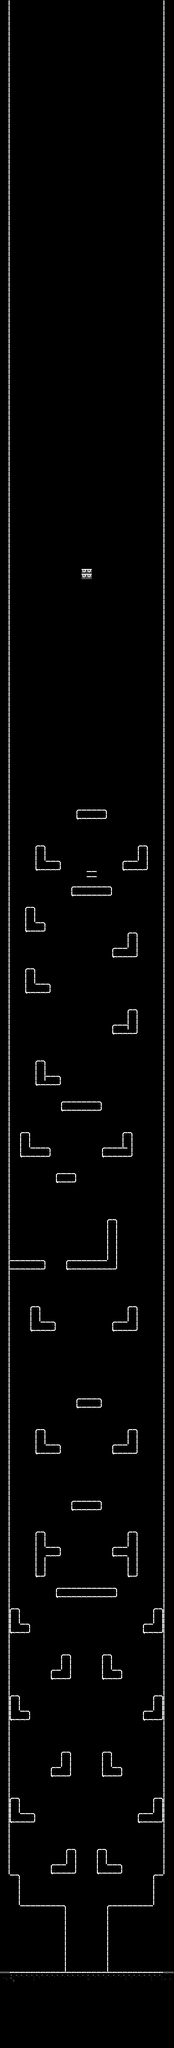

A level layout from a 2D game, rendered from its tile map. Below: a short description, then the map file with tile-grid data replaced by summaries:
An orthogonal 34x400 tile map with 16x16 px tiles, 1 tile layer (Graphics) and 145 objects (5x 38, 5x 14, 4x 37, 2x 1, 2x 44, ...).

<map version="1.9" tiledversion="1.9.2" orientation="orthogonal" renderorder="left-up" width="34" height="400" tilewidth="16" tileheight="16" infinite="0" nextlayerid="17" nextobjectid="611">
 <editorsettings>
  <export target="testmapGraphics.lua" format="lua" />
 </editorsettings>
 <tileset firstgid="1" name="testTileset" tilewidth="16" tileheight="16" tilecount="352" columns="16">
  <image source="testTileset.png" width="256" height="352" />
 </tileset>
 <objectgroup id="16" name="Players">
  <object id="230" name="PlayerB" x="287.667" y="6123" width="24" height="24">
   <properties>
    <property name="attackKey" value="down" />
    <property name="colorB" type="int" value="0" />
    <property name="colorG" type="int" value="233" />
    <property name="colorR" type="int" value="1" />
    <property name="jumpKey" value="up" />
    <property name="leftMovementKey" value="left" />
    <property name="rightMovementKey" value="right" />
   </properties>
  </object>
  <object id="231" name="PlayerA" x="246.167" y="6121" width="24" height="24">
   <properties>
    <property name="attackKey" value="s" />
    <property name="colorB" type="int" value="233" />
    <property name="colorG" type="int" value="0" />
    <property name="colorR" type="int" value="0" />
    <property name="jumpKey" value="w" />
    <property name="leftMovementKey" value="a" />
    <property name="rightMovementKey" value="d" />
   </properties>
  </object>
 </objectgroup>
 <objectgroup id="15" name="Wall">
  <object id="117" name="2" x="-16" y="208" width="48" height="6433.67" />
  <object id="118" name="1" x="512" y="-36" width="48" height="6436.67" />
  <object id="119" x="208.651" y="5776.15" width="31.4545" height="79.75" />
  <object id="120" x="304.151" y="5776.82" width="32" height="79" />
  <object id="121" x="192.651" y="5472.21" width="31.6364" height="79.6364" />
  <object id="123" x="97.1666" y="5663.94" width="15.8182" height="32.1818" />
  <object id="124" x="320.151" y="5471.99" width="31.5833" height="80" />
  <object id="125" x="432.818" y="5663.99" width="15.4167" height="32" />
  <object id="127" x="192.334" y="3440" width="16.3333" height="32" />
  <object id="128" x="290.291" y="3441.32" width="14" height="31" />
  <object id="129" x="144.629" y="3584.8" width="15.4167" height="31.3333" />
  <object id="135" x="223.151" y="4686.66" width="15.8333" height="30.6667" />
  <object id="136" x="303.151" y="4686.66" width="15.4167" height="30.8333" />
  <object id="139" x="448.32" y="5072.16" width="15.3333" height="31.75" />
  <object id="142" x="160.803" y="5520.3" width="15.6667" height="31.4242" />
  <object id="143" x="367.818" y="5519.99" width="15.4167" height="31.6667" />
  <object id="144" x="160.651" y="5823.97" width="33" height="32.4167" />
  <object id="145" x="366.651" y="5822.99" width="16.3333" height="31.3333" />
  <object id="160" x="160.378" y="5216.01" width="15.3333" height="29.9242" />
  <object id="170" x="368.045" y="5216.67" width="15.6667" height="32.1666" />
  <object id="251" x="191.645" y="5166.88" width="31.8182" height="79.0909" />
  <object id="252" x="479.835" y="5024.11" width="31.8182" height="79.8977" />
  <object id="258" x="319.288" y="5168.61" width="32" height="79.8864" />
  <object id="263" x="33.0151" y="5024" width="30.8485" height="79.8182" />
  <object id="268" x="112.192" y="4784.35" width="31.75" height="78.75" />
  <object id="273" x="400" y="4864.17" width="31.6667" height="63.1667" />
  <object id="274" x="112" y="4784" width="32.6667" height="144.16" />
  <object id="278" x="399.625" y="4784.12" width="32.125" height="143.72" />
  <object id="289" x="240" y="4368" width="15.8333" height="31.8333" />
  <object id="290" x="302.834" y="4369.07" width="15.5" height="31.8333" />
  <object id="291" name="38" x="239.5" y="4368.41" width="79" height="32" />
  <object id="306" x="213.749" y="3936.51" width="10.1666" height="31.8333" />
  <object id="308" name="38" x="213.833" y="3936.18" width="152.67" height="31.6364" />
  <object id="313" x="79.249" y="3935.8" width="16.25" height="31.8333" />
  <object id="314" name="38" x="32" y="3936.14" width="110.333" height="32" />
  <object id="325" x="112" y="4464" width="32.5" height="79.8182" />
  <object id="326" x="398.519" y="4464.61" width="33" height="80.2727" />
  <object id="344" name="13" x="334.885" y="3807.72" width="31.8484" height="160.303" />
  <object id="345" x="175.628" y="3664.32" width="15.8333" height="31.8333" />
  <object id="346" x="224.295" y="3664.4" width="15.5" height="31.8333" />
  <object id="347" name="38" x="175.712" y="3663.99" width="64" height="32" />
  <object id="376" x="399.519" y="4080.21" width="31.5" height="79.25" />
  <object id="377" x="96.25" y="4080" width="31.75" height="80.25" />
  <object id="405" x="32" y="5872" width="32" height="112" />
  <object id="410" x="480" y="5872" width="32" height="111.667" />
  <object id="439" x="479.818" y="5616.49" width="31.75" height="79" />
  <object id="441" x="32.1515" y="5615.99" width="31.6667" height="80" />
  <object id="455" x="479.636" y="5295.99" width="32.3636" height="80.3636" />
  <object id="456" x="32" y="5295.81" width="32" height="80.3636" />
  <object id="463" x="79.9091" y="5072.26" width="16.3636" height="31.6364" />
  <object id="468" x="176" y="5967.82" width="32" height="240.182" />
  <object id="469" x="336" y="5967.7" width="32" height="240.302" />
  <object id="500" x="352" y="3200.31" width="16.1288" height="31.6969" />
  <object id="501" name="14" x="352.004" y="3200.18" width="63.5603" height="31.8182" />
  <object id="510" name="14" x="352" y="2960.27" width="15.439" height="31.4091" />
  <object id="519" x="114.295" y="3311.99" width="32.4242" height="79.2728" />
  <object id="521" x="400.004" y="3152" width="32.4242" height="80" />
  <object id="522" x="80" y="3024" width="32.4242" height="79.9394" />
  <object id="523" x="399.78" y="2912" width="31.6969" height="79.2727" />
  <object id="527" x="224" y="2768.07" width="15.9697" height="31.8182" />
  <object id="528" x="336.85" y="2768.67" width="15.8182" height="31.9091" />
  <object id="529" name="44" x="224.393" y="2768" width="127.833" height="32" />
  <object id="536" x="64" y="3536.06" width="32.3636" height="80" />
  <object id="540" x="80" y="2832" width="32.25" height="80.5" />
  <object id="554" x="112" y="2640" width="32" height="79.5" />
  <object id="556" x="431.986" y="2656.32" width="32.0455" height="63.7273" />
  <object id="590" x="384" y="3536.25" width="32" height="79.75" />
  <object id="592" x="320.125" y="3584.38" width="15.75" height="31.875" />
  <object id="593" x="416" y="3536.25" width="15.6364" height="79.8182" />
 </objectgroup>
 <objectgroup id="14" name="Ground">
  <object id="172" name="1" x="-1" y="6160.34" width="544" height="48" />
  <object id="173" name="4" x="32.6515" y="5663.9" width="80.1667" height="32.1818" />
  <object id="175" name="10" x="432.818" y="5663.99" width="78.75" height="32" />
  <object id="177" name="14" x="130.961" y="3360.35" width="63.4997" height="31.4545" />
  <object id="181" name="23" x="175.864" y="4960.49" width="190.833" height="31.9091" />
  <object id="183" name="26" x="448" y="5103.99" width="31.7496" height="63.9839" rotation="270.177" />
  <object id="188" name="32" x="222.651" y="4687.74" width="97.5833" height="30.75" />
  </objectgroup>
 <objectgroup id="13" name="Camera">
  <!-- 7 objects omitted --></objectgroup>
 <layer id="12" name="Graphics" width="34" height="400" offsetx="-1" offsety="-78">
  <data>[13600 cells, 2794 non-empty, 16 distinct tile ids]</data>
 </layer>
</map>
<!-- 67 of 145 objects omitted -->
